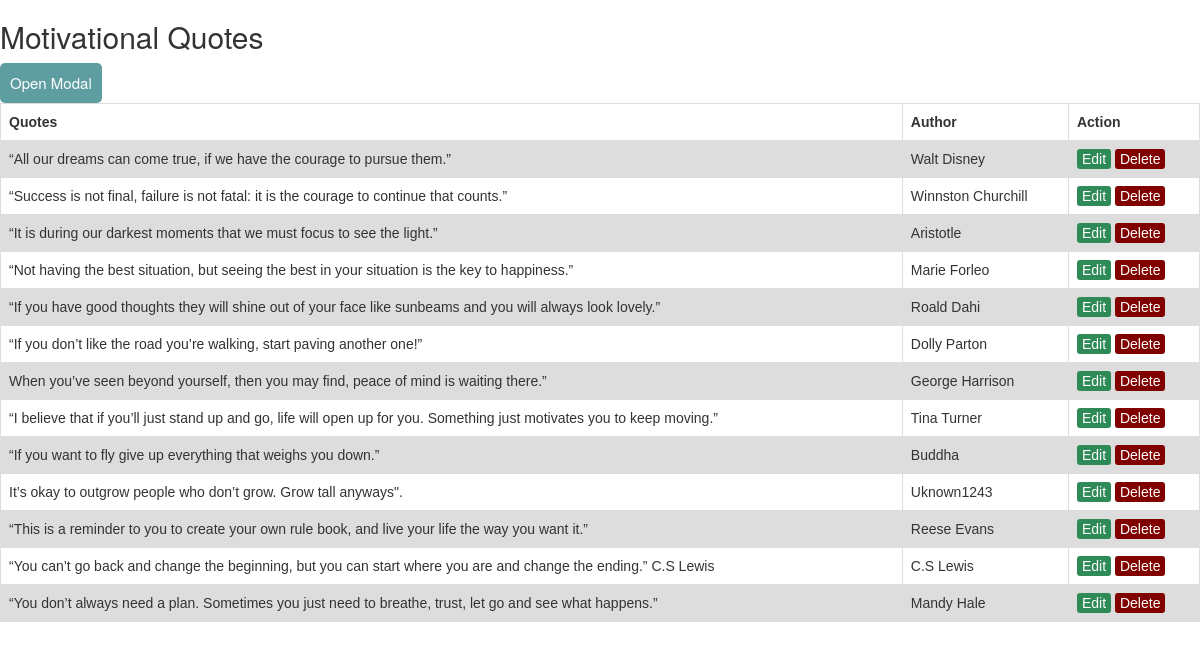
Screenshot of /Ncreatequotes.php with the database file from the repository.
### tables this page shows
CREATE TABLE `mquotes` (
  `id` int(11) NOT NULL,
  `quotes` text NOT NULL,
  `author` varchar(20) NOT NULL
);

### Ncreatequotes.php (the view, shortened to what this page needs)
<!DOCTYPE html>
<html>
<head>
  <link rel="stylesheet" href="https://maxcdn.bootstrapcdn.com/bootstrap/3.4.1/css/bootstrap.min.css">
</head>
<body>
<h2>Motivational Quotes</h2>
<button type="button" class="btn btn-info btn-lg" data-toggle="modal" data-target="#myModal">Open Modal</button>
<?php $results = mysqli_query($db, "SELECT * FROM mquotes"); ?>
<table>
  <tr>
    <th>Quotes</th>
    <th>Author</th>
    <th>Action</th>
  </tr>
  <?php while ($row = mysqli_fetch_array($results)) { ?>
    <tr>
      <td><?php echo $row['quotes']; ?></td>
      <td><?php echo $row['author']; ?></td>
      <td>
      <a class="edit_btn" data-toggle="modal" data-target="#myEdit"> Edit</a>
        <a href="serverquotes.php?del=<?php echo $row['id']; ?>" class="del_btn">Delete</a>
      </td>
    </tr>
  <?php } ?>
</table>
</body>
</html>

### Ncreatequotes.php (style rules this page uses)
table { font-family: arial, sans-serif; border-collapse: collapse; width: 100%; }
td, th { border: 1px solid #dddddd; text-align: left; padding: 8px; }
tr:nth-child(even) { background-color: #dddddd; }
.btn { padding: 10px; font-size: 15px; color: white; background: #5F9EA0; border: none; border-radius: 5px; }
.edit_btn { text-decoration: none; padding: 2px 5px; background: #2E8B57; color: white; border-radius: 3px; }
.del_btn { text-decoration: none; padding: 2px 5px; color: white; border-radius: 3px; background: #800000; }

### rows the page displays
mquotes: quotes "“All our dreams can come true, if we have the courage to pursue them.”", author "Walt Disney"
mquotes: quotes "“Success is not final, failure is not fatal: it is the courage to continue that counts.”", author "Winnston Churchill"
mquotes: quotes "“It is during our darkest moments that we must focus to see the light.”", author "Aristotle"
mquotes: quotes "“Not having the best situation, but seeing the best in your situation is the key to happiness.”", author "Marie Forleo"
mquotes: quotes "“If you have good thoughts they will shine out of your face like sunbeams and you will always look lovely.”", author "Roald Dahi"
mquotes: quotes "“If you don’t like the road you’re walking, start paving another one!”", author "Dolly Parton"
mquotes: quotes "When you’ve seen beyond yourself, then you may find, peace of mind is waiting there.”", author "George Harrison"
mquotes: quotes "“I believe that if you’ll just stand up and go, life will open up for you. Something just motivates you to keep moving.”", author "Tina Turner"
mquotes: quotes "“If you want to fly give up everything that weighs you down.”", author "Buddha"
mquotes: quotes "It’s okay to outgrow people who don’t grow. Grow tall anyways\".", author "Uknown1243"
mquotes: quotes "“This is a reminder to you to create your own rule book, and live your life the way you want it.”", author "Reese Evans"
mquotes: quotes "“You can’t go back and change the beginning, but you can start where you are and change the ending.” C.S Lewis", author "C.S Lewis"
mquotes: quotes "“You don’t always need a plan. Sometimes you just need to breathe, trust, let go and see what happens.”", author "Mandy Hale"
